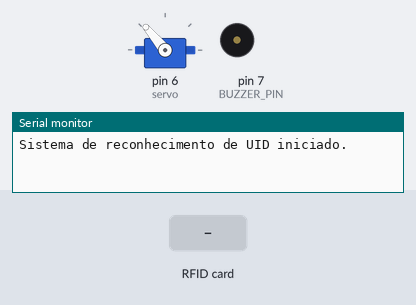
Bench run of a sketch on a simulated Arduino Uno, built with avr-gcc and run on an emulated ATmega328P. Shown: servo, buzzer (waves = sounding), the last lines printed to the serial monitor. Inputs (shaded band) come from the test bench.

Above: at 1.2 s.
1.3 s: RFID card 57 30 78 63 held to the reader
At 1.63 s:
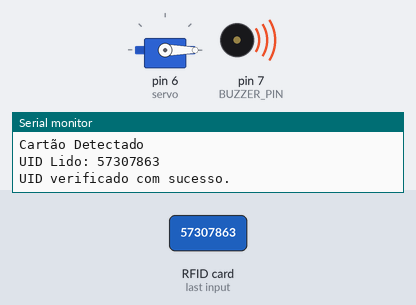
At 3.1 s:
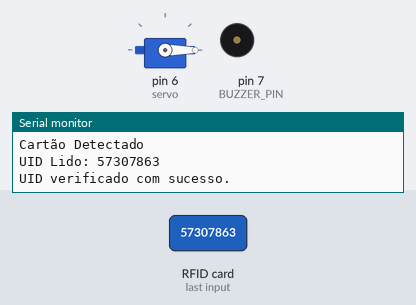
Timing chart, 0 to 8.0 s (numbered marks = the images above; inputs shaded):
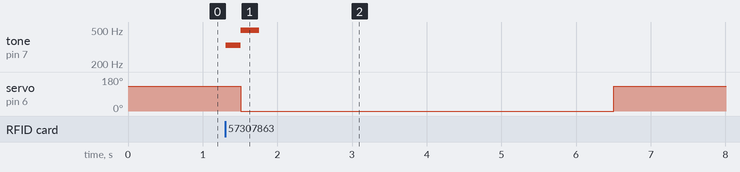

The sketch:

RFID-Projeto.ino
```cpp
#include <SPI.h>
#include <MFRC522.h>
#include <Servo.h>

#define SS_PIN 10      // Pino SDA/SS do RFID
#define RST_PIN 9      // Pino de Reset do RFID
#define BUZZER_PIN 7   // Pino do Buzzer

MFRC522 mfrc522(SS_PIN, RST_PIN);
Servo servo;

String UID, RUID = "57307863";  // UID esperado
bool Acesso;

MFRC522::StatusCode status;

void setup() {
  Serial.begin(115200);
  servo.attach(6);  // Controle do servo
  servo.write(130); // Posição inicial do servo
  SPI.begin();
  mfrc522.PCD_Init(); // Inicializa o módulo MFRC522

  pinMode(BUZZER_PIN, OUTPUT); // Define o pino do buzzer como saída

  Serial.println("Sistema de reconhecimento de UID iniciado.");
}

void loop() {
  // Verifica se há um novo cartão presente
  if (!mfrc522.PICC_IsNewCardPresent() || !mfrc522.PICC_ReadCardSerial()) {
    return;
  }

  Serial.println("Cartão Detectado");

  // Lê o UID do cartão
  UID = "";
  for (byte i = 0; i < mfrc522.uid.size; i++) {
    UID += String(mfrc522.uid.uidByte[i], HEX);
  }

  Serial.print("UID Lido: ");
  Serial.println(UID);

  // Compara o UID lido com o UID esperado
  if (UID == RUID) {
    Serial.println("UID verificado com sucesso.");
    Acesso = true;
    Ring(true);      // Toca o som de sucesso imediatamente
    servo.write(0);  // Abre o servo
    delay(5000);     // Mantém aberto por 5 segundos
    servo.write(130); // Fecha o servo
  } else {
    Serial.println("UID não reconhecido.");
    Acesso = false;
    Ring(false);     // Toca o som de erro
  }

  // Finaliza a comunicação com o cartão
  mfrc522.PICC_HaltA();
  mfrc522.PCD_StopCrypto1();
}

void Ring(bool access) {
  if (access) {
    tone(BUZZER_PIN, 330, 200);  // Primeiro tom de sucesso
    delay(200);                  // Pequena pausa entre os tons
    tone(BUZZER_PIN, 494, 250);  // Segundo tom de sucesso
  } else {
    tone(BUZZER_PIN, 75, 150);   // Primeiro tom de erro
    delay(200);                  // Pequena pausa entre os tons
    tone(BUZZER_PIN, 75, 150);   // Segundo tom de erro
  }
}
```

Measured:
- after the input at 1.3 s, tone on pin 7 (BUZZER_PIN): silent → 330 Hz at once, → 494 Hz 0.20 s later, → silent 0.25 s later; servo on pin 6 (servo): 130° → 0° after 0.21 s, → 130° 5.0 s later
